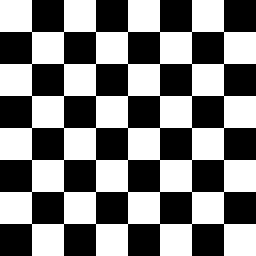
#> input picture img/chessboard.jpg, 256 x 256 px
$ python 5_2-5_6.py
#> lines starting #> are read from the running program, lines starting #| are printed output that depends on the picture; after the words box and inside, x2 and y2 are one past the last pixel; in counts of white or black regions, pixels touching at a corner belong together
import cv2 as cv
import numpy as np
from matplotlib import pyplot as plt
from numpy.core.defchararray import not_equal
img = cv.imread("./img/chessboard.jpg")
#> img is the input picture: shape (256, 256, 3); min 0, max 255, mean 127.5
gray = cv.cvtColor(img,cv.COLOR_BGRA2GRAY)

#哈里斯角检测
gray = np.float32(gray)
dst = cv.cornerHarris(gray,2,3,0,0.04)
dst = cv.dilate(dst,None)

img[dst>0.01*dst.max()]=[0,0,255]
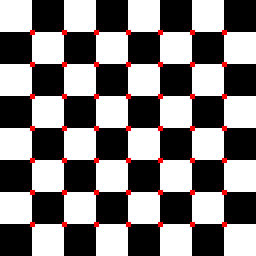
#> img: shape (256, 256, 3); 1.87% of pixels changed, all inside (x1, y1, x2, y2) = (30, 30, 227, 227)

ret,dst = cv.threshold(dst,0.01*dst.max(),255,0)
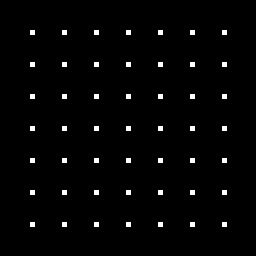
#> dst: shape (256, 256) float32; 1.9% white; 49 white regions, largest, box (x1, y1, x2, y2) and area: (30, 30, 35, 35) 25, (62, 30, 67, 35) 25, (94, 30, 99, 35) 25
#> ret = 3969171.8
dst = np.uint8(dst)
#寻找质心
ret,labels,stats,centroids = cv.connectedComponentsWithStats(dst)
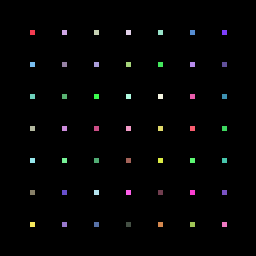
#> labels: shape (256, 256) int32; 50 distinct labels, from 0 to 49; one colour per label, 0 black
#> ret = 50; stats = 50 rows, first 6: [0, 0, 256, 256, 64311], [30, 30, 5, 5, 25], [62, 30, 5, 5, 25], [94, 30, 5, 5, 25], [126, 30, 5, 5, 25], [158, 30, 5, 5, 25]; centroids = 50 pairs, first value 32 to 224, second value 32 to 224
#定义停止和完善拐角条件
criteria = (cv.TERM_CRITERIA_EPS + cv.TERM_CRITERIA_MAX_ITER,100,0.001)
corners = cv.cornerSubPix(gray,np.float32(centroids),(5,5),(-1,-1),criteria)
#> corners = 50 pairs, first value 31.5 to 223.5, second value 31.5 to 223.5
res = np.hstack((centroids,corners))
#> res = 50 rows, first 6: [127.5, 127.5, 127.5, 127.5], [32, 32, 31.5, 31.5], [64, 32, 63.5, 31.5], [96, 32, 95.5, 31.5], [128, 32, 127.5, 31.5], [160, 32, 159.5, 31.5]
res = np.int64(res)
#> res = 50 rows, first 6: [127, 127, 127, 127], [32, 32, 31, 31], [64, 32, 63, 31], [96, 32, 95, 31], [128, 32, 127, 31], [160, 32, 159, 31]
img[res[:,1],res[:,0]]=[0,0,255]
img[res[:,3],res[:,2]]=[0,255,0]
#> img: shape (256, 256, 3); 0.07% of pixels changed, all inside (x1, y1, x2, y2) = (31, 31, 224, 224)

cv.imshow("img",img)


#shi-tomasi拐点检测
img2 = cv.imread("./img/blox.jpg")
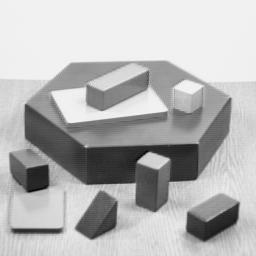
#> input picture img/blox.jpg, 256 x 256 px
#> img2 is the input picture: shape (256, 256, 3); min 0, max 252, mean 182.8
gray = cv.cvtColor(img2,cv.COLOR_BGRA2GRAY)
corners = cv.goodFeaturesToTrack(gray,25,0.01,10)
#> corners = 25 rows, first 8: [138, 162], [230, 98], [135, 184], [47, 165], [168, 159], [26, 105], [238, 203], [85, 146]
corners = np.int64(corners)
for i in corners:
    x,y = i.ravel()
    cv.circle(img2,(x,y),2,255,3)
#> this loop made 25 passes
#> (x, y) on passes 1 to 12: (138, 162), (230, 98), (135, 184), (47, 165), (168, 159), (26, 105), (238, 203), (85, 146), (61, 229), (169, 182), (198, 142), (12, 229)
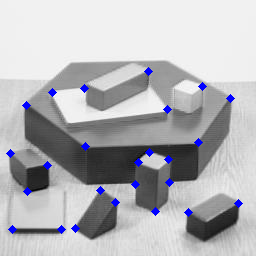
#> img2: shape (256, 256, 3); 1.56% of pixels changed, all inside (x1, y1, x2, y2) = (6, 67, 243, 234)
cv.imshow("img2",img2)
# plt.show()

# sift特征检测
sift = cv.xfeatures2d.SIFT_create()
kp = sift.detect(gray,None)
#> kp = 187 keypoints; strongest (x, y, size): (35, 180, 18.6), (154, 161, 12.2), (204, 228, 22), (99, 222, 23.1)
sift1 = cv.xfeatures2d.SIFT_create()
kp1,des = sift1.detectAndCompute(gray,None)
#> kp1 has the same summary as kp
img_sift = img2.copy()
img_sift0 = cv.drawKeypoints(gray,kp,img_sift)
img_sift1 = cv.drawKeypoints(gray,kp1,img_sift)
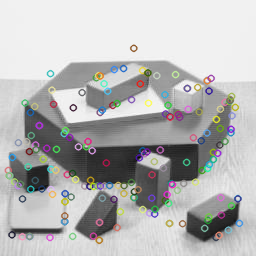
#> img_sift1: shape (256, 256, 3); mean B, G, R 181.4, 181.8, 181.7
res = np.hstack((img_sift0,img_sift1))
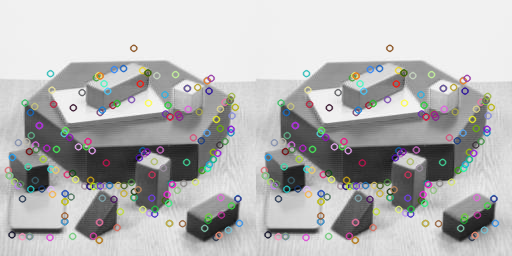
#> res: shape (256, 512, 3); mean B, G, R 181.4, 181.8, 181.7
cv.imshow("img3",res)

#surf特征检测
#> (the run stopped early here; a loop or call above may not have finished)
